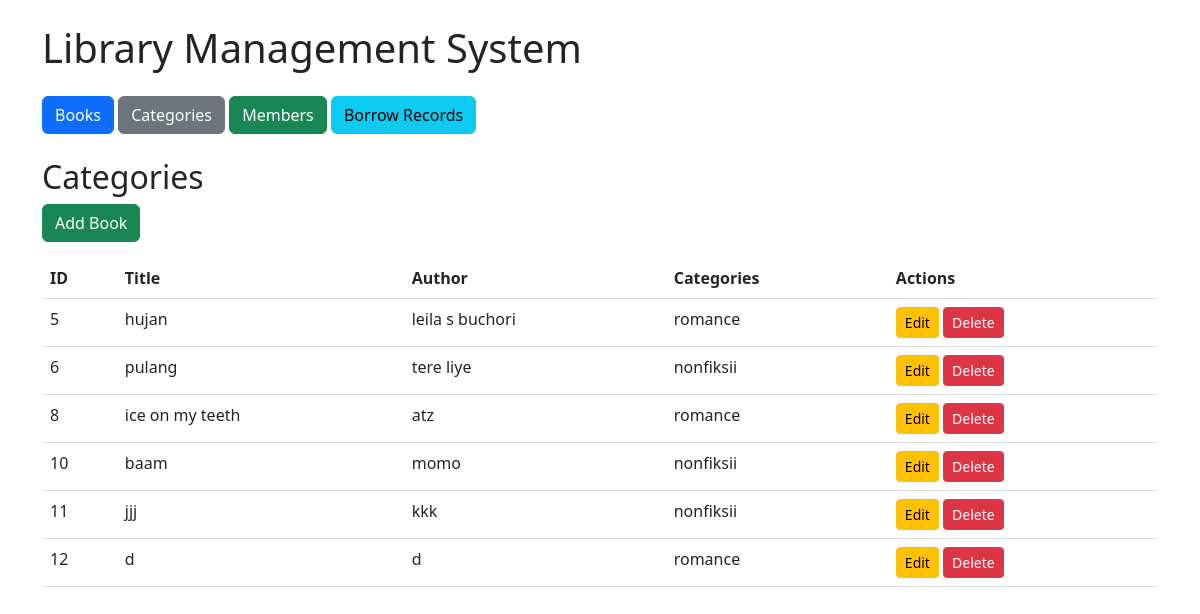
/books/, run on an earlier commit of the app's database.
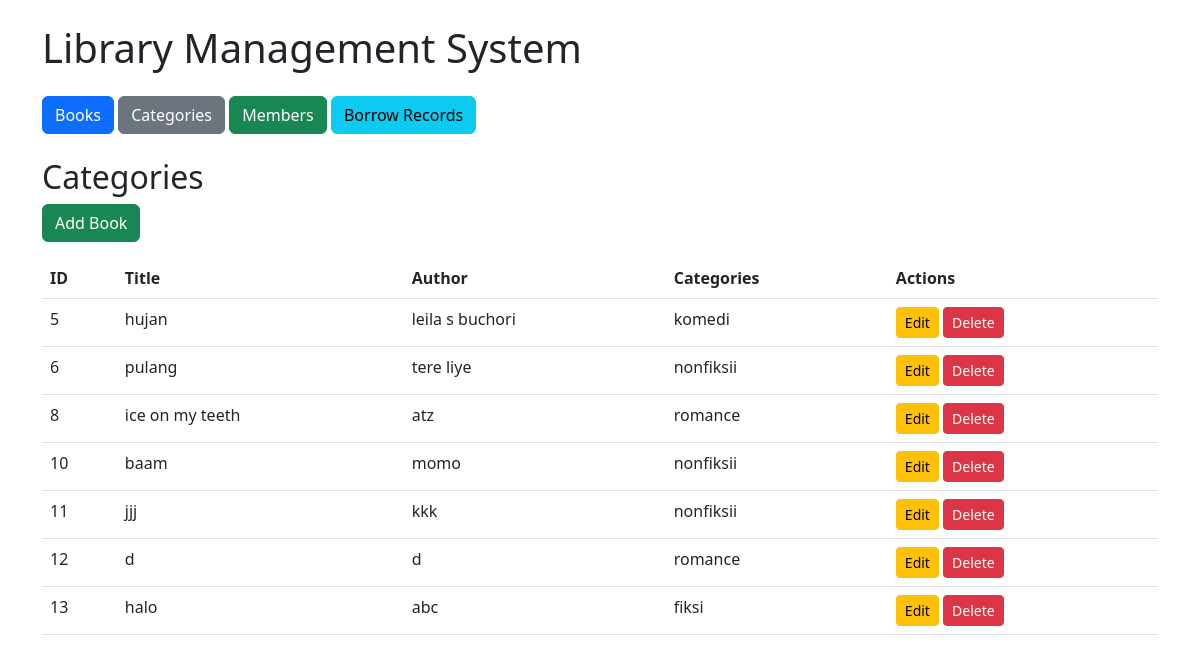
And on a later commit of the database.
### library/models.py (models this page shows, shortened)
class Book(models.Model):
    title = models.CharField(max_length=200)
    author = models.CharField(max_length=200)
    categories = models.ManyToManyField(Category)

class Category(models.Model):
    name = models.CharField(max_length=100)

### library/views.py (the view)
# urls.py: path('books/', views.books_list, name='books_list'),
def books_list(request):
    books = Book.objects.all()
    return render(request, 'library/books_list.html', {'books': books})

### library/templates/library/books_list.html
{% extends 'library/base.html' %}
{% block content %}
<h2>Categories</h2>
<a href="{% url 'books_create' %}" class="btn btn-success mb-3">Add Book</a>
<table class="table">
    <thead>
        <tr>
            <th>ID</th>
            <th>Title</th>
            <th>Author</th>
            <th>Categories</th>
            <th>Actions</th>
        </tr>
    </thead>
    <tbody>
        {% for book in books %}
        <tr>
            <td>{{ book.id }}</td>
            <td>{{ book.title }}</td>
            <td>{{ book.author }}</td>
            <td>
                {% for category in book.categories.all %}
                    {{ category.name }}{% if not forloop.last %}, {% endif %}
                {% endfor %}
            </td>
            <td>
                <a href="{% url 'books_edit' book.id %}" class="btn btn-warning btn-sm">Edit</a>
                <a href="{% url 'books_delete' book.id %}" class="btn btn-danger btn-sm">Delete</a>
            </td>
        </tr>
        {% endfor %}
    </tbody>
</table>
{% endblock %}

What changed in the data, as far as the page shows it:
changed Book "hujan": gains Category (name "komedi"); loses Category (name "romance")
added Book: id "13", title "halo", author "abc"
now on this page (row unchanged): Category: name "fiksi", shown under "13"
